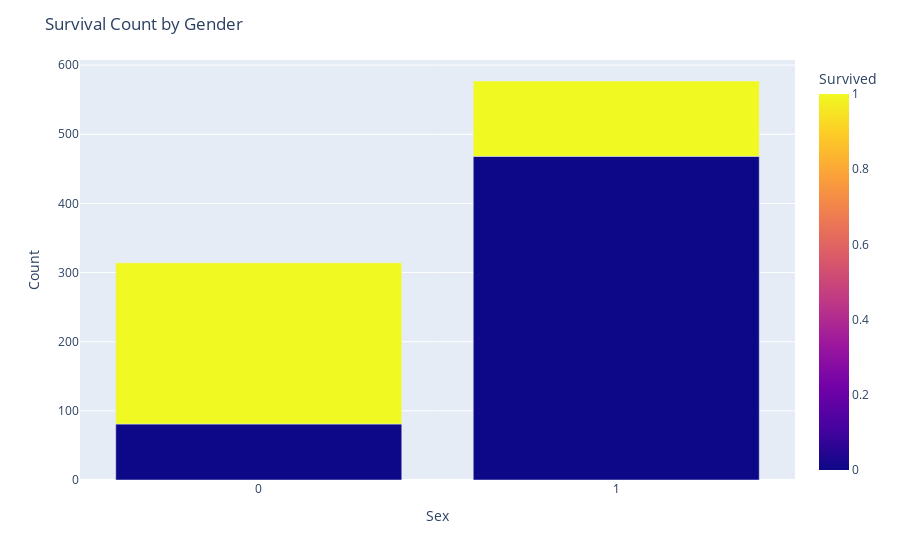

Notebook code for this chart:
### Code cell
fig = px.bar(counts_df, x='Sex', y='Count', color='Survived', barmode='group',
             category_orders={'Sex': ['male', 'female'], 'Survived': [1, 0]},
             labels={'Sex': 'Sex', 'Count': 'Count', 'Survived': 'Survived'})

fig.update_layout(title='Survival Count by Gender',
                  xaxis_title='Sex',
                  yaxis_title='Count')

fig.show()

### Figure 1 — Plotly figure (JSON) as saved in the notebook; plotly's stock layout.template omitted (floating-point values rounded to 4 significant figures)
{"data": [{"alignmentgroup": "True", "hovertemplate": "Sex=%{x}<br>Count=%{y}<br>Survived=%{marker.color}<extra></extra>", "legendgroup": "", "marker": {"color": [0, 1, 0, 1], "coloraxis": "coloraxis", "pattern": {"shape": ""}}, "name": "", "offsetgroup": "", "orientation": "v", "showlegend": false, "textposition": "auto", "type": "bar", "x": [0, 0, 1, 1], "xaxis": "x", "y": [81, 233, 468, 109], "yaxis": "y"}], "layout": {"autosize": true, "barmode": "group", "coloraxis": {"colorbar": {"title": {"text": "Survived"}}, "colorscale": [[0, "#0d0887"], [0.1111, "#46039f"], [0.2222, "#7201a8"], [0.3333, "#9c179e"], [0.4444, "#bd3786"], [0.5556, "#d8576b"], [0.6667, "#ed7953"], [0.7778, "#fb9f3a"], [0.8889, "#fdca26"], [1, "#f0f921"]]}, "legend": {"tracegroupgap": 0}, "margin": {"t": 60}, "title": {"text": "Survival Count by Gender"}, "xaxis": {"anchor": "y", "autorange": true, "categoryarray": ["male", "female"], "categoryorder": "array", "domain": [0, 1], "range": [-0.5, 1.5], "title": {"text": "Sex"}, "type": "linear"}, "yaxis": {"anchor": "x", "autorange": true, "domain": [0, 1], "range": [0, 607.4], "title": {"text": "Count"}, "type": "linear"}}}
